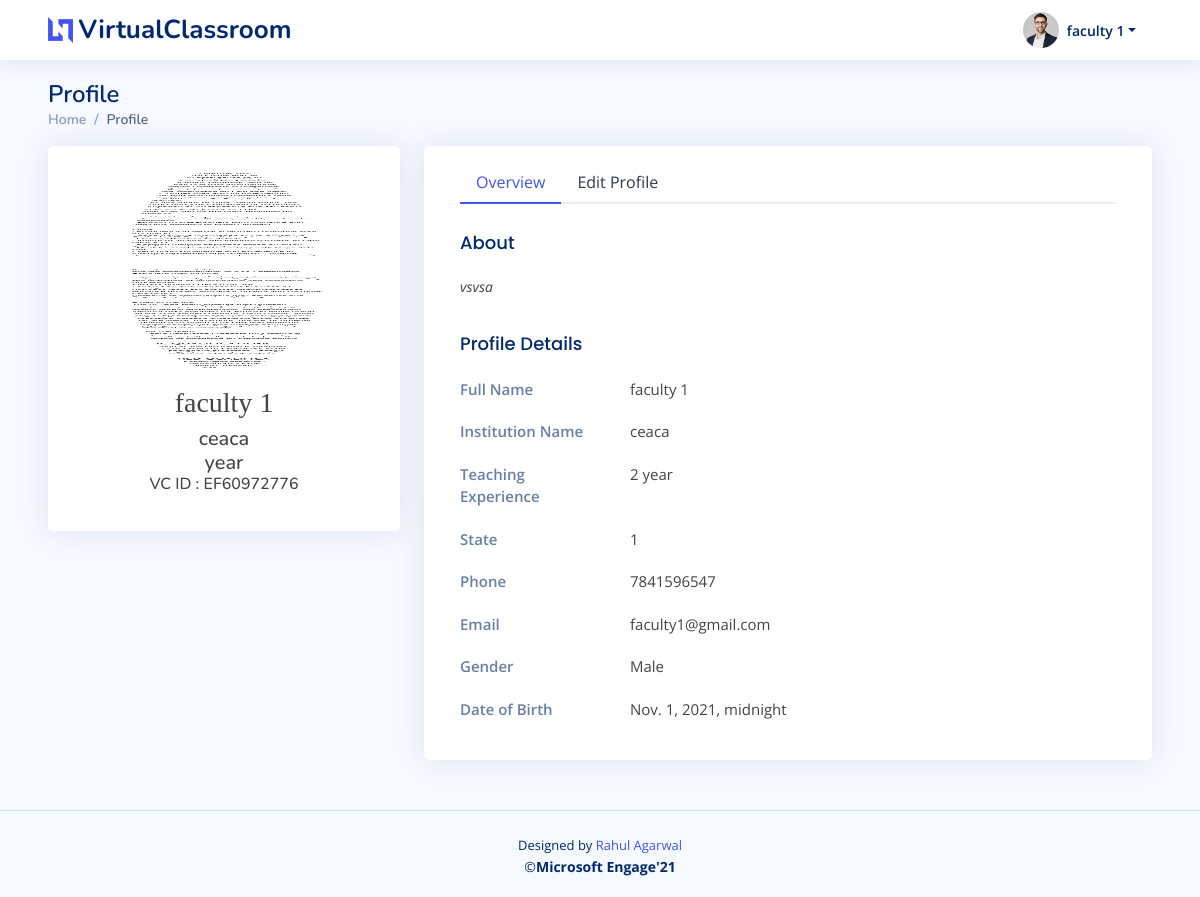
Before: /faculty_profile/ (signed in) with the older database file.
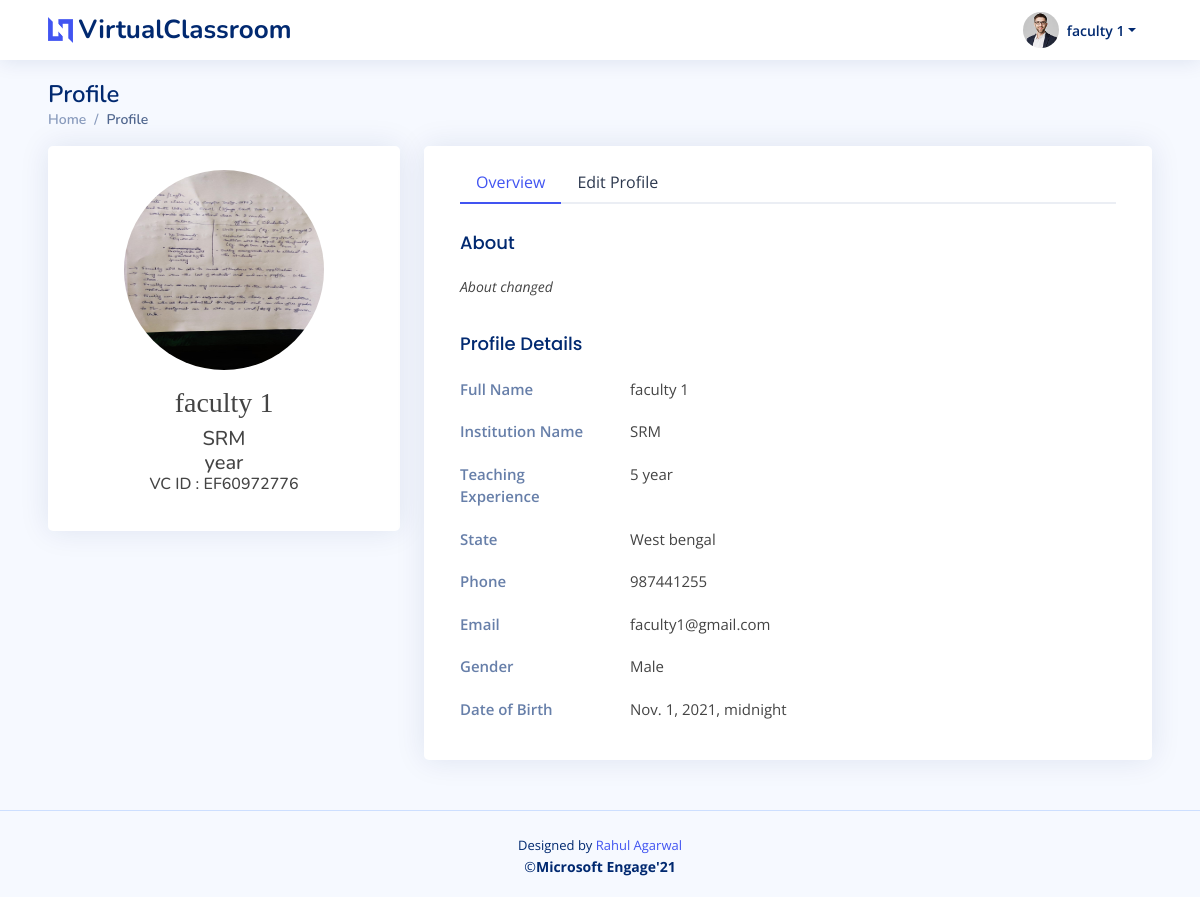
After: the same page with the newer database file.
### myapp/models.py (models this page shows, shortened)
class FacultyDetails(models.Model):
    facultyId = models.ForeignKey(User,on_delete=models.CASCADE)
    facultyName = models.CharField(max_length=100,null=False)
    facultyPhone = PhoneNumberField(null=False, blank=False, unique=False, default='+91')
    facultyGender = models.CharField(max_length=20,null=True)
    facultyDOB = models.DateTimeField(default=datetime.now,null=True)
    facultyDesc = models.TextField(blank=False,null=True)
    facultyCollege = models.CharField(max_length=100,null=False)
    collegeState = models.CharField(max_length=50,null=False)
    experience = models.CharField(max_length=2,null=True)
    facultyPic = models.ImageField(upload_to='facultyPic/', null=True, blank=True)
    user_date = models.DateTimeField(default=datetime.now,null=True)

### myapp/views.py (the view, shortened to what this page needs)
# urls.py: path('faculty_profile/',views.facultyProfile,name='facultyProfile'),
@login_required
def facultyProfile(request):
    if request.user.is_active and request.user.is_staff and not request.user.is_superuser:
        user=request.user
        userDetails = FacultyDetails.objects.get(facultyId = user.pk)
        context={
            'userDetails' : userDetails,
        }
        return render(request,'faculty/facultyProfile.html',context)
    else:
        return redirect('facultyLogin')

### myapp/templates/faculty/facultyProfile.html (shortened to what this page needs)
{% extends 'base.html' %}
{% block content %}
  <header id="header" class="header fixed-top d-flex align-items-center px-lg-5">
    <div class="d-flex align-items-center justify-content-between">
      <a href="{% url 'facultyDashboard' %}" class="logo d-flex align-items-center">
        <img src="assets/img/logo.png" alt="">
        <span class="d-none d-lg-block">VirtualClassroom</span>
      </a>
    </div>
    <nav class="header-nav ms-auto">
      <ul class="d-flex align-items-center">
        <li class="nav-item dropdown pe-3">
          <a class="nav-link nav-profile d-flex align-items-center pe-0" href="#" data-bs-toggle="dropdown">
            <img src="assets/img/profile-img.jpg" alt="Profile" class="rounded-circle">
            <span class="d-none d-md-block dropdown-toggle ps-2">{{user.first_name}} {{user.last_name}}</span>
          </a>
        </li>
      </ul>
    </nav>
  </header>
  <main id="main" class="main px-lg-5">
    <div class="pagetitle">
      <h1>Profile</h1>
      <nav>
        <ol class="breadcrumb">
          <li class="breadcrumb-item"><a href="{% url 'facultyDashboard' %}">Home</a></li>
          <li class="breadcrumb-item active">Profile</li>
        </ol>
      </nav>
    </div>
    <section class="section profile">
      <div class="row">
        <div class="col-xl-4">
          <div class="card">
              <div class="card-body  align-items-center">
              <div class=" text-center py-3 mx-1 mt-2" style="border-radius:10px;">
                <div class="px-4">
                  <div class="m-auto ">
                    <div class="user-profile-photo  m-auto " style="border:50%; height:200px; width:200px;">
                      <img src="{{ userDetails.facultyPic.url }}" style="border:50%; height:200px; width:200px;" alt="" class="rounded-circle">
                    </div>
                  </div>
                  <div class="">
                    <h3  class="mt-3" style="font-family:impact;"> {{user.first_name}} {{user.last_name}}</h3>
                    <h5 class="my-0">{{ userDetails.facultyCollege }}</h5>
                    <h5 class="my-0">{{userDetails.facultyDepartment}} year</h5>
                    <h6 class="my-0">VC ID : {{userDetails.facultyId}}</h6>
                  </div>
                </div>
              </div>
            </div>
          </div>
        </div>
        <div class="col-xl-8">
          <div class="card px-3">
            <div class="card-body pt-3">
              <ul class="nav nav-tabs nav-tabs-bordered">
                <li class="nav-item">
                  <button class="nav-link active" data-bs-toggle="tab" data-bs-target="#profile-overview">Overview</button>
                </li>
                <li class="nav-item">
                  <button class="nav-link" data-bs-toggle="tab" data-bs-target="#profile-edit">Edit Profile</button>
                </li>
              </ul>
              <div class="tab-content pt-2">
                <div class="tab-pane fade show active profile-overview" id="profile-overview">
                  <h5 class="card-title">About</h5>
                  <p class="small fst-italic">{{userDetails.facultyDesc}}</p>
                  <h5 class="card-title">Profile Details</h5>
                  <div class="row">
                    <div class="col-lg-3 col-md-4 label ">Full Name</div>
                    <div class="col-lg-9 col-md-8">{{user.first_name}} {{user.last_name}}</div>
                  </div>
                  <div class="row">
                    <div class="col-lg-3 col-md-4 label">Institution Name</div>
                    <div class="col-lg-9 col-md-8">{{userDetails.facultyCollege}}</div>
                  </div>
                  <div class="row">
                    <div class="col-lg-3 col-md-4 label">Teaching Experience</div>
                    <div class="col-lg-9 col-md-8">{{userDetails.experience}} year</div>
                  </div>
                  <div class="row">
                    <div class="col-lg-3 col-md-4 label">State</div>
                    <div class="col-lg-9 col-md-8">{{userDetails.collegeState}}</div>
                  </div>
                  <div class="row">
                    <div class="col-lg-3 col-md-4 label">Phone</div>
                    <div class="col-lg-9 col-md-8">{{userDetails.facultyPhone}}</div>
                  </div>
                  <div class="row">
                    <div class="col-lg-3 col-md-4 label">Email</div>
                    <div class="col-lg-9 col-md-8">{{user.email}}</div>
                  </div>
                  <div class="row">
                    <div class="col-lg-3 col-md-4 label ">Gender</div>
                    <div class="col-lg-9 col-md-8">{{userDetails.facultyGender}}</div>
                  </div>
                  <div class="row">
                    <div class="col-lg-3 col-md-4 label ">Date of Birth</div>
                    <div class="col-lg-9 col-md-8">{{userDetails.facultyDOB}}</div>
                  </div>
                </div>
              </div>
            </div>
          </div>
        </div>
      </div>
    </section>
  </main>
  {% include 'partials/_footer.html'%}
  {% endblock %}

### templates/base.html (shortened to what this page needs)
{% load static %}
<!DOCTYPE html>
<html lang="en">
<head>
    <link rel="stylesheet" href="{% static 'css/style.css' %}">
    <link href="{% static 'vendor/bootstrap/css/bootstrap.min.css' %}" rel="stylesheet">
    <link href="{% static 'vendor/bootstrap-icons/bootstrap-icons.css' %}" rel="stylesheet">
    <link href="{% static 'vendor/remixicon/remixicon.css' %}" rel="stylesheet">
    <link href="{% static 'vendor/boxicons/css/boxicons.min.css' %}" rel="stylesheet">
    <link href="{% static 'vendor/quill/quill.snow.css' %}" rel="stylesheet">
    <link href="{% static 'vendor/quill/quill.bubble.css' %}" rel="stylesheet">
    <link href="{% static 'vendor/simple-datatables/style.css' %}" rel="stylesheet">
    <link href="{% static 'css/style.css' %}" rel="stylesheet">
</head>
<body>
{% block content %}
{% endblock %}
</body>
</html>

### templates/partials/_footer.html
{% load static %}
    <footer id="footer" class="footer">
      <div class="credits">
        Designed by <a href="https://bootstrapmade.com/">Rahul Agarwal</a>
      </div>
      <div class="copyright">
        &copy;<strong><span>Microsoft Engage'21</span></strong>
      </div>
    </footer>

### static/css/style.css (style rules this page uses)
:root { scroll-behavior: smooth; }
body { font-family: "Open Sans", sans-serif; background: #f6f9ff; color: #444444; }
a { color: #4154f1; text-decoration: none; }
h1, h2, h3, h4, h5, h6 { font-family: "Nunito", sans-serif; }
#main { margin-top: 60px; padding: 20px 30px; transition: all 0.3s; }
.pagetitle { margin-bottom: 10px; }
.pagetitle h1 { font-size: 24px; margin-bottom: 0; font-weight: 600; color: #012970; }
.card { margin-bottom: 30px; border: none; border-radius: 5px; box-shadow: 0px 0 30px rgba(1, 41, 112, 0.1); overflow: hidden; }
.card-title { padding: 20px 0 15px 0; font-size: 18px; font-weight: 500; color: #012970; font-family: "Poppins", sans-serif; }
.card-body { padding: 0 20px 20px 20px; }
.breadcrumb { font-size: 14px; font-family: "Nunito", sans-serif; color: #899bbd; font-weight: 600; }
.breadcrumb a { color: #899bbd; transition: 0.3s; }
.breadcrumb .breadcrumb-item::before { color: #899bbd; }
.breadcrumb .active { color: #51678f; font-weight: 600; }
.nav-tabs-bordered { border-bottom: 2px solid #ebeef4; }
.nav-tabs-bordered .nav-link { margin-bottom: -2px; border: none; color: #2c384e; }
.nav-tabs-bordered .nav-link.active { background-color: #fff; color: #4154f1; border-bottom: 2px solid #4154f1; }
.logo { line-height: 1; }
@media (min-width: 1200px) { .logo { width: 280px; } }
.logo img { max-height: 26px; margin-right: 6px; }
.logo span { font-size: 26px; font-weight: 700; color: #012970; font-family: "Nunito", sans-serif; }
.header { transition: all 0.5s; z-index: 997; height: 60px; box-shadow: 0px 2px 20px rgba(1, 41, 112, 0.1); background-color: #fff; padding-left: 20px; }
.header-nav ul { list-style: none; }
.header-nav > ul { margin: 0; padding: 0; }
.header-nav .nav-profile { color: #012970; }
.header-nav .nav-profile img { max-height: 36px; }
.header-nav .nav-profile span { font-size: 14px; font-weight: 600; }
@media (min-width: 1200px) { #main, #footer { margin-left: 0px; } }
.profile .profile-overview .row { margin-bottom: 20px; font-size: 15px; }
.profile .profile-overview .card-title { color: #012970; }
.profile .profile-overview .label { font-weight: 600; color: rgba(1, 41, 112, 0.6); }
.footer { padding: 20px 0; font-size: 14px; transition: all 0.3s; border-top: 1px solid #cddfff; }
.footer .copyright { text-align: center; color: #012970; }
.footer .credits { padding-top: 5px; text-align: center; font-size: 13px; color: #012970; }

Changed rows visible on the page:
changed FacultyDetails "Male": facultyPic: a different picture; facultyCollege "ceaca" → "SRM"; facultyDesc "vsvsa" → "About changed"; experience "2" → "5"; collegeState "1" → "West bengal"; facultyPhone "7841596547" → "987441255"
